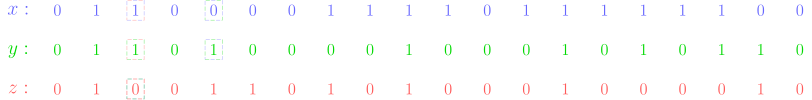

Recreate this plot in Julia.
using PGFPlotsX

function get_diff_ind(as, bs)
    for (i, (a,b)) in enumerate(zip(as, bs))
        if a != b
            # @show a,b, i
            return i
        end
    end
    return "oops"
end

function box_diffs(acol, bcol, n, h, label)
    out_str = ""
    out_str = string(out_str, "  \\node[dashed, dash pattern={on 3pt off 5pt}, draw=$(acol), draw opacity=.5] () at ($(n), $(h)) {\\large \$\\phantom{$(label)} \$};\n")
    out_str = string(out_str, "  \\node[dashed, dash pattern={on 3pt off 5pt}, dash phase=4pt, draw=$(bcol), draw opacity=.5] () at ($(n), $(h)) {\\large \$\\phantom{$(label)} \$};\n")
    return out_str
end

function gen_bits(n)
    xs = Array{Int, 1}(undef, n)
    ys = Array{Int, 1}(undef, n)
    zs = Array{Int, 1}(undef, n)

    n_xy = 0
    n_xz = 0
    n_yz = 0
    while true
        for i in 1:n
            xs[i] = convert(Int, 5*round(rand()))
            ys[i] = convert(Int, 5*round(rand()))
            zs[i] = convert(Int, 5*round(rand()))
        end

        n_xy = get_diff_ind(xs, ys)
        n_xz = get_diff_ind(xs, zs)
        n_yz = get_diff_ind(ys, zs)

        n_list = [n_xy, n_xz, n_yz]
        if "oops" in n_list
            continue
        elseif (n_xy != n_xz) & (n_xy != n_yz) & (n_yz != n_xz)
            @show n_xy
            @show n_xz
            @show n_yz
            break
        else
            a = 1/(2^n_xy)
            b = 1/(2^n_xz)
            c = 1/(2^n_yz)

            # @show a, b, c
            bool1 = a > (b + c)
            bool2 = b > (a + c)
            bool3 = c > (a + b)

            if bool1 | bool2 | bool3
                @show n_xy
                @show n_xz
                @show n_yz
                break
            end
        end



        # if a > (b + c)
        #     @show n_xy
        #     @show n_xz
        #     @show n_yz
        #     break
        # elseif b > (a + c)
        #     @show n_xy
        #     @show n_xz
        #     @show n_yz
        #     break
        # elseif c > (a + b)
        #     @show n_xy
        #     @show n_xz
        #     @show n_yz
        #     break
        # end

        # if (min(n_list...) > 3) & ((max(n_list...) - min(n_list...)) > 3)
        #     # if (xs != ys) & (ys != zs) & (xs != zs)
        #         break
        #     # end
        # end

    end

    println("AKSd")

    # @show xs[n_xy]


    # Height of x terms
    x_h = 1
    y_h = 0
    z_h = -1



    out_str_main = "\\documentclass{standalone}\n\\usepackage{tikz}\n\\begin{document}\n\\begin{tikzpicture}\n  \\def\\xcol{blue!60!white}\n  \\def\\ycol{green!85!black}\n  \\def\\zcol{red!65!white}\n  \\node[\\xcol] (xl) at (0, 1) {\\Large \$x:\$};\n  \\node[yshift=-1.5pt, \\ycol] (yl) at (0, 0) {\\Large \$y:\$};\n  \\node[\\zcol] (zl) at (0, -1) {\\Large \$z:\$};\n"

    out_str_pairwise = out_str_main

    for (i, (x,y,z)) in enumerate(zip(xs, ys, zs))
        out_str_main = string(out_str_main, "  \\node[\\xcol] (x$(i)) at ($(i), $(x_h)) {\\large \$$(x)\$};\n")
        out_str_main = string(out_str_main, "  \\node[\\ycol] (y$(i)) at ($(i), $(y_h)) {\\large \$$(y)\$};\n")
        out_str_main = string(out_str_main, "  \\node[\\zcol] (z$(i)) at ($(i), $(z_h)) {\\large \$$(z)\$};\n")
    end

    x_boxed = string(box_diffs("\\xcol", "\\ycol", n_xy, x_h, xs[n_xy]),
                     box_diffs("\\xcol", "\\zcol", n_xz, x_h, xs[n_xz]))


    y_boxed = string(box_diffs("\\ycol", "\\xcol", n_xy, y_h, ys[n_xy]),
                     box_diffs("\\ycol", "\\zcol", n_yz, y_h, ys[n_yz]))

    z_boxed = string(box_diffs("\\zcol", "\\xcol", n_xz, z_h, ys[n_xz]),
                     box_diffs("\\zcol", "\\ycol", n_yz, z_h, ys[n_yz]))

    out_str_main = string(out_str_main, x_boxed, y_boxed, z_boxed)






    out_str_main = string(out_str_main, "\\end{tikzpicture}\n\\end{document}")

    open("test-inds.tex", "w") do io
        write(io, out_str_main)
    end;

    run(`pdflatex test-inds.tex`);


    # return out_str_main

end
